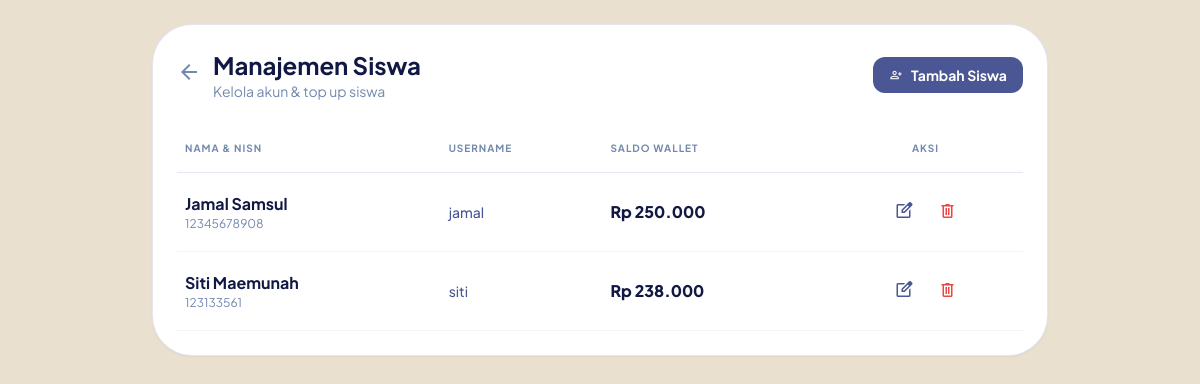
Page /admin_siswa.php (signed in) on the committed database.
### tables this page shows
CREATE TABLE `users` (
  `id` int(11) NOT NULL,
  `nama` varchar(100) NOT NULL,
  `nisn` varchar(20) NOT NULL,
  `username` varchar(50) NOT NULL,
  `password` varchar(255) NOT NULL,
  `role` enum('admin','user') DEFAULT 'user',
  `saldo` decimal(12,2) DEFAULT 0.00,
  `created_at` timestamp NULL DEFAULT current_timestamp(),
  `status_user` enum('aktif','nonaktif') DEFAULT 'aktif'
);

### admin_siswa.php (the view, shortened to what this page needs)
<?php
include "koneksi.php";
$query_user = mysqli_query($koneksi, "SELECT * FROM users WHERE status_user='aktif' AND role = 'user' ORDER BY nama ASC");
?>
<!DOCTYPE html>
<html lang="en">
<head>
    <script src="https://cdn.tailwindcss.com"></script>
</head>
<body class="bg-[#EAE0CF] p-4 sm:p-6">
    <div class="max-w-4xl mx-auto bg-white rounded-[2.5rem] shadow-sm p-6 border border-[#7288AE]/20">
        <div class="flex flex-col sm:flex-row justify-between items-start sm:items-center gap-4 mb-6">
            <div class="flex items-center gap-3">
                <a href="admin_index.php"
                   class="text-[#7288AE] hover:text-[#111844] transition-colors">
                    <span class="material-symbols-outlined">
                    </span>
                </a>
                <div>
                    <h1 class="text-2xl font-bold text-[#111844]">
                        Manajemen Siswa
                    </h1>
                    <p class="text-sm text-[#7288AE]">
                        Kelola akun & top up siswa
                    </p>
                </div>
            </div>
            <a href="user_add.php"
               class="bg-[#4B5694] text-white px-4 py-2 rounded-xl flex items-center gap-2 hover:bg-[#111844] transition-all text-sm font-bold">
                <span class="material-symbols-outlined text-sm">
                </span>
                Tambah Siswa
            </a>
        </div>
        <div class="overflow-x-auto">
            <table class="w-full text-left border-collapse min-w-[700px]">
                <thead>
                    <tr class="border-b border-[#7288AE]/20 text-[#7288AE] uppercase text-[10px] tracking-widest">
                        <th class="py-4 px-2">
                            Nama & NISN
                        </th>
                        <th class="py-4 px-2">
                            Username
                        </th>
                        <th class="py-4 px-2">
                            Saldo Wallet
                        </th>
                        <th class="py-4 px-2 text-center">
                            Aksi
                        </th>
                    </tr>
                </thead>
                <tbody>
                    <?php while($user = mysqli_fetch_assoc($query_user)): ?>
                    <tr class="border-b border-[#7288AE]/10 hover:bg-[#EAE0CF]/20 transition-colors">
                        <td class="py-4 px-2">
                            <p class="font-bold text-[#111844]">
                                <?= $user['nama']; ?>
                            </p>
                            <p class="text-xs text-[#7288AE]">
                                <?= $user['nisn']; ?>
                            </p>
                        </td>
                        <td class="py-4 px-2 text-[#4B5694] text-sm font-medium">
                            <?= $user['username']; ?>
                        </td>
                        <td class="py-4 px-2">
                            <p class="text-[#111844] font-black">
                                Rp <?= number_format($user['saldo'], 0, ',', '.'); ?>
                            </p>
                        </td>
                        <td class="py-4 px-2">
                            <div class="flex justify-center gap-2">
                                <a href="user_edit.php?id=<?= $user['id']; ?>"
                                   class="text-[#4B5694] hover:bg-[#EAE0CF]/50 p-2 rounded-xl transition-all">
                                    <span class="material-symbols-outlined text-xl">
                                    </span>
                                </a>
                                <a href="user_delete.php?id=<?= $user['id']; ?>"
                                   onclick="return confirm('Hapus akun <?= $user['nama']; ?>?')"
                                   class="text-red-500 hover:bg-red-50 p-2 rounded-xl transition-all">
                                    <span class="material-symbols-outlined text-xl">
                                    </span>
                                </a>
                            </div>
                        </td>
                    </tr>
                    <?php endwhile; ?>
                </tbody>
            </table>
        </div>
    </div>
</body>
</html>

### admin_siswa.php (style rules this page uses)
body { font-family: 'Plus Jakarta Sans', sans-serif; }

### rows in the picture
users: nama "Jamal Samsul", nisn "12345678908", username "jamal", saldo "250.000"
users: nama "Siti Maemunah", nisn "123133561", username "siti", saldo "238.000"
